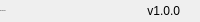
                 <widget class="QFrame" name="bottomBar">
                  <property name="minimumSize">
                   <size>
                    <width>0</width>
                    <height>22</height>
                   </size>
                  </property>
                  <property name="maximumSize">
                   <size>
                    <width>16777215</width>
                    <height>22</height>
                   </size>
                  </property>
                  <property name="frameShape">
                   <enum>QFrame::NoFrame</enum>
                  </property>
                  <property name="frameShadow">
                   <enum>QFrame::Raised</enum>
                  </property>
                  <layout class="QHBoxLayout" name="horizontalLayout_5">
                   <property name="spacing">
                    <number>0</number>
                   </property>
                   <property name="leftMargin">
                    <number>0</number>
                   </property>
                   <property name="topMargin">
                    <number>0</number>
                   </property>
                   <property name="rightMargin">
                    <number>0</number>
                   </property>
                   <property name="bottomMargin">
                    <number>0</number>
                   </property>
                   <item>
                    <widget class="QLabel" name="creditsLabel">
                     <property name="maximumSize">
                      <size>
                       <width>16777215</width>
                       <height>16</height>
                      </size>
                     </property>
                     <property name="font">
                      <font>
                       <family>Segoe UI</family>
                       <pointsize>-1</pointsize>
                       <weight>50</weight>
                       <italic>false</italic>
                       <bold>false</bold>
                      </font>
                     </property>
                     <property name="text">
                      <string>By: Dorsa-co</string>
                     </property>
                     <property name="alignment">
                      <set>Qt::AlignLeading|Qt::AlignLeft|Qt::AlignVCenter</set>
                     </property>
                    </widget>
                   </item>
                   <item>
                    <widget class="QLabel" name="version">
                     <property name="text">
                      <string>v1.0.0</string>
                     </property>
                     <property name="alignment">
                      <set>Qt::AlignRight|Qt::AlignTrailing|Qt::AlignVCenter</set>
                     </property>
                    </widget>
                   </item>
                   <item>
                    <widget class="QFrame" name="frame_size_grip">
                     <property name="minimumSize">
                      <size>
                       <width>20</width>
                       <height>0</height>
                      </size>
                     </property>
                     <property name="maximumSize">
                      <size>
                       <width>20</width>
                       <height>16777215</height>
                      </size>
                     </property>
                     <property name="frameShape">
                      <enum>QFrame::NoFrame</enum>
                     </property>
                     <property name="frameShadow">
                      <enum>QFrame::Raised</enum>
                     </property>
                    </widget>
                   </item>
                  </layout>
                 </widget>
